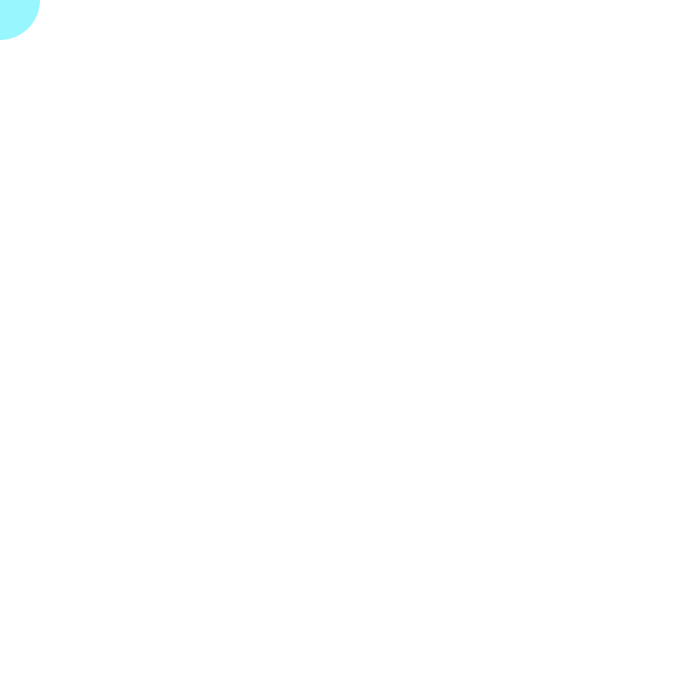
Frame 1 (no input)
Frame 60 (the mouse pressed at the canvas centre just before this capture): identical to frame 1, image omitted
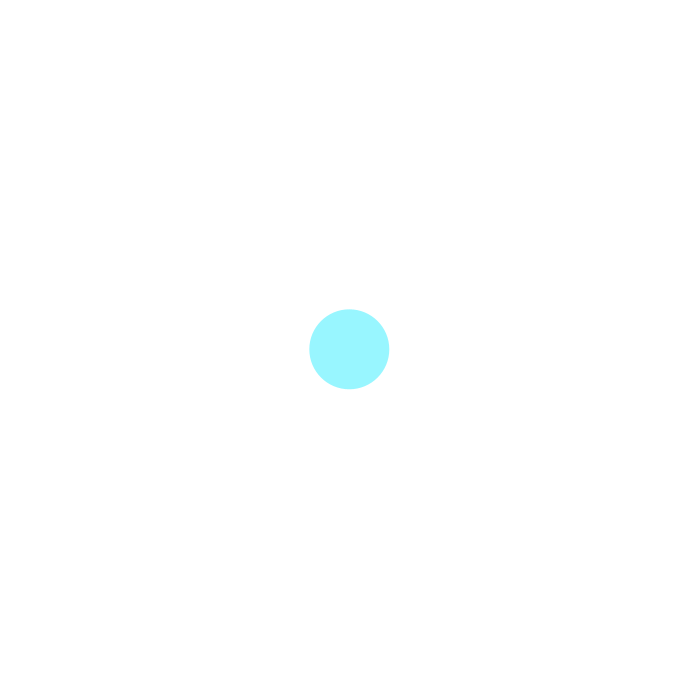
Frame 120 (the mouse held since frame 60 and released just before this capture)

The Processing sketch that drew these frames (run headless with seeded random() and noise(); from frame 60 on, the mouse is pressed at the canvas centre):

// Processing sketch: wk_10_lesson_ease
// ── wk_10_lesson_ease.pde
//easing motion

float xPos, yPos;

float targetX, targetY;


void setup(){
  size(700,700);
  noStroke();
}

void draw(){
  targetX = mouseX;
  targetY = mouseY;
  background (255);
  fill(#98F6FF);
  ellipse (xPos, yPos, 80,80);
  
  xPos+= (targetX-xPos)*0.1;
  yPos+= (targetY-yPos)*0.1;
  

  
}
